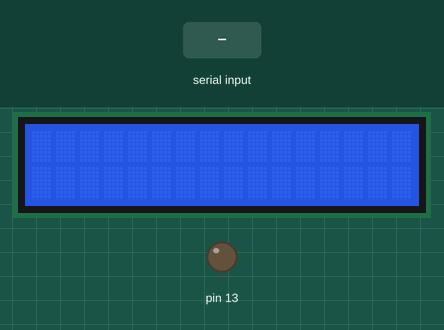
The sketch below on a simulated Arduino Uno, built with avr-gcc and run on an emulated ATmega328P. Shown: 16×2 character LCD, output pins drawn as LEDs (lit = HIGH). The inputs (shaded band) are chosen by the test bench. What the sketch prints to the serial monitor is not drawn.

Above: at 1.2 s.
1.3 s: "50" received over Serial
At 2.3 s:
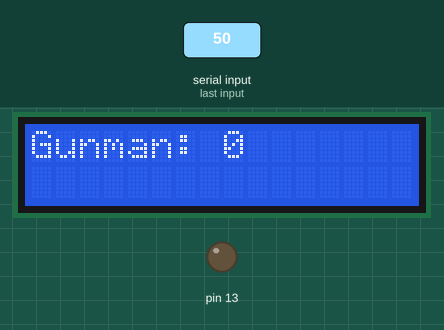
2.8 s: "2" received over Serial
At 3.4 s:
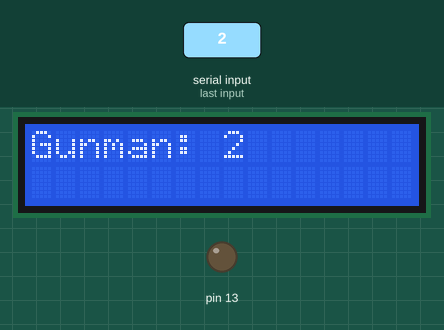
Timing chart, 0 to 5.8 s (numbered marks = the images above; inputs shaded):
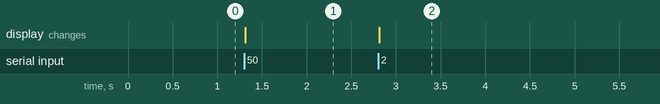

The sketch:

gunmanCode.ino
```cpp
#include <Wire.h>
#include <LiquidCrystal_I2C.h>
#include <string.h>

LiquidCrystal_I2C lcd(0x27, 16, 2);
void setup() {
  // put your setup code here, to run once
Serial.begin(9600);
pinMode(13,OUTPUT);
  // initialize the LCD
  lcd.begin();

  // Turn on the blacklight and print a message.
  lcd.backlight();


}

void loop() {
 /*
lcd.clear();
lcd.print(String(Serial.read()));
delay(100);
Serial.print("lol");
delay(1000);
 */

if (String(Serial.read()) == "48"){
    Serial.write('5');
    lcd.clear();
    lcd.print("Gunman: 0");
    }

 if (String(Serial.read()) == "49"){
    Serial.write('5');
    lcd.clear();
    lcd.print("Gunman: 1");
    }

 if (String(Serial.read()) == "50"){
    Serial.write('5');
    lcd.clear();
    lcd.print("Gunman: 2");
    }
 if (String(Serial.read()) == "51"){
    Serial.write('5');
    lcd.clear();
    lcd.print("Gunman: 3");
    }

}
```

Measured:
- after the input at 1.3 s, the display: changes at once (image 1)
- after the input at 2.8 s, the display: changes at once (image 2)
